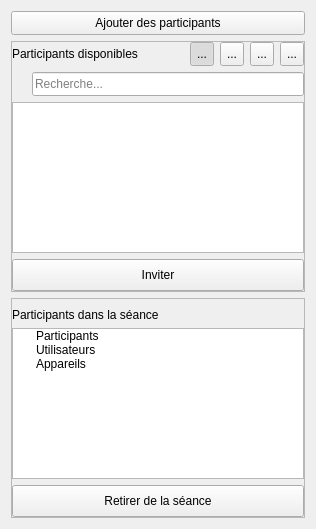
<?xml version="1.0" encoding="UTF-8"?>
<ui version="4.0">
 <class>SessionInviteWidget</class>
 <widget class="QWidget" name="SessionInviteWidget">
  <property name="geometry">
   <rect>
    <x>0</x>
    <y>0</y>
    <width>316</width>
    <height>529</height>
   </rect>
  </property>
  <property name="windowTitle">
   <string>Invitations à la séance</string>
  </property>
  <property name="windowIcon">
   <iconset resource="../resources/TeraClient.qrc">
    <normaloff>:/icons/ESTRAD.ico</normaloff>:/icons/ESTRAD.ico</iconset>
  </property>
  <layout class="QVBoxLayout" name="verticalLayout">
   <item>
    <widget class="QPushButton" name="btnManageInvitees">
     <property name="minimumSize">
      <size>
       <width>0</width>
       <height>24</height>
      </size>
     </property>
     <property name="cursor">
      <cursorShape>PointingHandCursor</cursorShape>
     </property>
     <property name="text">
      <string>Ajouter des participants</string>
     </property>
     <property name="icon">
      <iconset resource="../resources/TeraClient.qrc">
       <normaloff>:/controls/branch_closed.png</normaloff>:/controls/branch_closed.png</iconset>
     </property>
     <property name="iconSize">
      <size>
       <width>20</width>
       <height>20</height>
      </size>
     </property>
     <property name="checkable">
      <bool>true</bool>
     </property>
    </widget>
   </item>
   <item>
    <widget class="QFrame" name="frameSelector">
     <property name="frameShape">
      <enum>QFrame::StyledPanel</enum>
     </property>
     <property name="frameShadow">
      <enum>QFrame::Raised</enum>
     </property>
     <layout class="QVBoxLayout" name="verticalLayout_2">
      <property name="leftMargin">
       <number>0</number>
      </property>
      <property name="topMargin">
       <number>0</number>
      </property>
      <property name="rightMargin">
       <number>0</number>
      </property>
      <property name="bottomMargin">
       <number>0</number>
      </property>
      <item>
       <layout class="QHBoxLayout" name="horizontalLayout">
        <item>
         <widget class="QLabel" name="lblSelector">
          <property name="text">
           <string>Participants disponibles</string>
          </property>
         </widget>
        </item>
        <item>
         <widget class="QToolButton" name="btnParticipants">
          <property name="minimumSize">
           <size>
            <width>24</width>
            <height>24</height>
           </size>
          </property>
          <property name="cursor">
           <cursorShape>PointingHandCursor</cursorShape>
          </property>
          <property name="toolTip">
           <string>Filtrer participants</string>
          </property>
          <property name="text">
           <string>...</string>
          </property>
          <property name="icon">
           <iconset resource="../resources/TeraClient.qrc">
            <normaloff>:/icons/patient.png</normaloff>:/icons/patient.png</iconset>
          </property>
          <property name="iconSize">
           <size>
            <width>24</width>
            <height>24</height>
           </size>
          </property>
          <property name="checkable">
           <bool>true</bool>
          </property>
          <property name="checked">
           <bool>true</bool>
          </property>
          <property name="popupMode">
           <enum>QToolButton::InstantPopup</enum>
          </property>
         </widget>
        </item>
        <item>
         <widget class="QToolButton" name="btnUsers">
          <property name="minimumSize">
           <size>
            <width>24</width>
            <height>24</height>
           </size>
          </property>
          <property name="cursor">
           <cursorShape>PointingHandCursor</cursorShape>
          </property>
          <property name="toolTip">
           <string>Utilisateurs</string>
          </property>
          <property name="text">
           <string>...</string>
          </property>
          <property name="icon">
           <iconset resource="../resources/TeraClient.qrc">
            <normaloff>:/icons/software_user.png</normaloff>:/icons/software_user.png</iconset>
          </property>
          <property name="iconSize">
           <size>
            <width>16</width>
            <height>16</height>
           </size>
          </property>
          <property name="checkable">
           <bool>true</bool>
          </property>
          <property name="popupMode">
           <enum>QToolButton::InstantPopup</enum>
          </property>
         </widget>
        </item>
        <item>
         <widget class="QToolButton" name="btnDevices">
          <property name="minimumSize">
           <size>
            <width>24</width>
            <height>24</height>
           </size>
          </property>
          <property name="cursor">
           <cursorShape>PointingHandCursor</cursorShape>
          </property>
          <property name="toolTip">
           <string>Appareils</string>
          </property>
          <property name="text">
           <string>...</string>
          </property>
          <property name="icon">
           <iconset resource="../resources/TeraClient.qrc">
            <normaloff>:/icons/device.png</normaloff>:/icons/device.png</iconset>
          </property>
          <property name="iconSize">
           <size>
            <width>20</width>
            <height>20</height>
           </size>
          </property>
          <property name="checkable">
           <bool>true</bool>
          </property>
          <property name="popupMode">
           <enum>QToolButton::InstantPopup</enum>
          </property>
         </widget>
        </item>
        <item>
         <widget class="QToolButton" name="btnOnline">
          <property name="minimumSize">
           <size>
            <width>24</width>
            <height>24</height>
           </size>
          </property>
          <property name="cursor">
           <cursorShape>PointingHandCursor</cursorShape>
          </property>
          <property name="toolTip">
           <string>En ligne / Hors ligne</string>
          </property>
          <property name="text">
           <string>...</string>
          </property>
          <property name="icon">
           <iconset resource="../resources/TeraClient.qrc">
            <normaloff>:/status/status_ok.png</normaloff>:/status/status_ok.png</iconset>
          </property>
          <property name="iconSize">
           <size>
            <width>16</width>
            <height>16</height>
           </size>
          </property>
          <property name="checkable">
           <bool>true</bool>
          </property>
          <property name="checked">
           <bool>false</bool>
          </property>
          <property name="popupMode">
           <enum>QToolButton::InstantPopup</enum>
          </property>
         </widget>
        </item>
       </layout>
      </item>
      <item>
       <widget class="QWidget" name="searchZone" native="true">
        <property name="minimumSize">
         <size>
          <width>100</width>
          <height>0</height>
         </size>
        </property>
        <property name="maximumSize">
         <size>
          <width>16777215</width>
          <height>32</height>
         </size>
        </property>
        <property name="autoFillBackground">
         <bool>false</bool>
        </property>
        <property name="styleSheet">
         <string notr="true"/>
        </property>
        <layout class="QHBoxLayout" name="horizontalLayout_2">
         <property name="spacing">
          <number>0</number>
         </property>
         <property name="leftMargin">
          <number>0</number>
         </property>
         <property name="topMargin">
          <number>0</number>
         </property>
         <property name="rightMargin">
          <number>0</number>
         </property>
         <property name="bottomMargin">
          <number>0</number>
         </property>
         <item>
          <widget class="QLabel" name="lblFind">
           <property name="maximumSize">
            <size>
             <width>20</width>
             <height>20</height>
            </size>
           </property>
           <property name="text">
            <string/>
           </property>
           <property name="pixmap">
            <pixmap resource="../resources/TeraClient.qrc">:/icons/search.png</pixmap>
           </property>
           <property name="scaledContents">
            <bool>true</bool>
           </property>
          </widget>
         </item>
         <item>
          <widget class="QLineEdit" name="txtSearchInvitees">
           <property name="enabled">
            <bool>true</bool>
           </property>
           <property name="sizePolicy">
            <sizepolicy hsizetype="Preferred" vsizetype="Fixed">
             <horstretch>0</horstretch>
             <verstretch>0</verstretch>
            </sizepolicy>
           </property>
           <property name="minimumSize">
            <size>
             <width>0</width>
             <height>24</height>
            </size>
           </property>
           <property name="text">
            <string/>
           </property>
           <property name="maxLength">
            <number>255</number>
           </property>
           <property name="placeholderText">
            <string>Recherche...</string>
           </property>
           <property name="clearButtonEnabled">
            <bool>true</bool>
           </property>
          </widget>
         </item>
        </layout>
       </widget>
      </item>
      <item>
       <widget class="QListWidget" name="lstInvitables">
        <property name="selectionMode">
         <enum>QAbstractItemView::ExtendedSelection</enum>
        </property>
       </widget>
      </item>
      <item>
       <widget class="QPushButton" name="btnInvite">
        <property name="minimumSize">
         <size>
          <width>0</width>
          <height>32</height>
         </size>
        </property>
        <property name="cursor">
         <cursorShape>PointingHandCursor</cursorShape>
        </property>
        <property name="text">
         <string>Inviter</string>
        </property>
        <property name="icon">
         <iconset resource="../resources/TeraClient.qrc">
          <normaloff>:/icons/new.png</normaloff>:/icons/new.png</iconset>
        </property>
        <property name="iconSize">
         <size>
          <width>20</width>
          <height>20</height>
         </size>
        </property>
       </widget>
      </item>
     </layout>
    </widget>
   </item>
   <item>
    <widget class="QFrame" name="frameInvitees">
     <property name="frameShape">
      <enum>QFrame::StyledPanel</enum>
     </property>
     <property name="frameShadow">
      <enum>QFrame::Raised</enum>
     </property>
     <layout class="QVBoxLayout" name="verticalLayout_3">
      <property name="leftMargin">
       <number>0</number>
      </property>
      <property name="rightMargin">
       <number>0</number>
      </property>
      <property name="bottomMargin">
       <number>0</number>
      </property>
      <item>
       <widget class="QLabel" name="lblInvitees">
        <property name="text">
         <string>Participants dans la séance</string>
        </property>
       </widget>
      </item>
      <item>
       <widget class="QTreeWidget" name="treeInvitees">
        <property name="editTriggers">
         <set>QAbstractItemView::NoEditTriggers</set>
        </property>
        <property name="showDropIndicator" stdset="0">
         <bool>false</bool>
        </property>
        <property name="selectionMode">
         <enum>QAbstractItemView::ExtendedSelection</enum>
        </property>
        <property name="iconSize">
         <size>
          <width>20</width>
          <height>20</height>
         </size>
        </property>
        <property name="uniformRowHeights">
         <bool>true</bool>
        </property>
        <property name="animated">
         <bool>true</bool>
        </property>
        <property name="wordWrap">
         <bool>true</bool>
        </property>
        <attribute name="headerVisible">
         <bool>false</bool>
        </attribute>
        <column>
         <property name="text">
          <string>1</string>
         </property>
        </column>
        <item>
         <property name="text">
          <string>Participants</string>
         </property>
         <property name="icon">
          <iconset resource="../resources/TeraClient.qrc">
           <normaloff>:/icons/patient.png</normaloff>:/icons/patient.png</iconset>
         </property>
        </item>
        <item>
         <property name="text">
          <string>Utilisateurs</string>
         </property>
         <property name="icon">
          <iconset resource="../resources/TeraClient.qrc">
           <normaloff>:/icons/software_user.png</normaloff>:/icons/software_user.png</iconset>
         </property>
        </item>
        <item>
         <property name="text">
          <string>Appareils</string>
         </property>
         <property name="icon">
          <iconset resource="../resources/TeraClient.qrc">
           <normaloff>:/icons/device.png</normaloff>:/icons/device.png</iconset>
         </property>
        </item>
       </widget>
      </item>
      <item>
       <widget class="QPushButton" name="btnRemove">
        <property name="minimumSize">
         <size>
          <width>0</width>
          <height>32</height>
         </size>
        </property>
        <property name="cursor">
         <cursorShape>PointingHandCursor</cursorShape>
        </property>
        <property name="text">
         <string>Retirer de la séance</string>
        </property>
        <property name="icon">
         <iconset resource="../resources/TeraClient.qrc">
          <normaloff>:/icons/delete_old.png</normaloff>:/icons/delete_old.png</iconset>
        </property>
        <property name="iconSize">
         <size>
          <width>20</width>
          <height>20</height>
         </size>
        </property>
       </widget>
      </item>
     </layout>
    </widget>
   </item>
  </layout>
 </widget>
 <resources>
  <include location="../resources/TeraClient.qrc"/>
 </resources>
 <connections/>
</ui>
